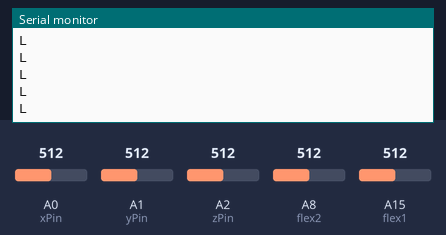
Bench run of a sketch on a simulated Arduino Mega 2560, built with avr-gcc and run on an emulated ATmega2560. On the bench: the last lines printed to the serial monitor. The inputs (shaded band) are chosen by the test bench; at power-on: A1 (yPin) = 512, A0 (xPin) = 512, A15 (flex1) = 512, A2 (zPin) = 512, A8 (flex2) = 512.

Above: at 1.2 s.
1.3 s: A1 (yPin) set to 389
2.8 s: A1 (yPin) set to 355
At 2.82 s:
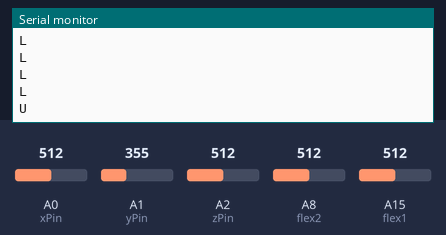
4.7 s: A0 (xPin) set to 379
At 4.73 s:
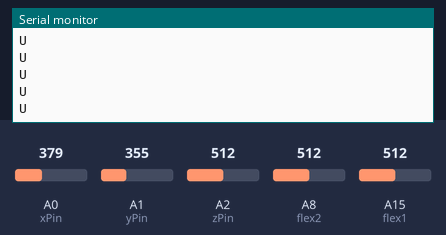
6.2 s: A0 (xPin) set to 353
At 6.24 s:
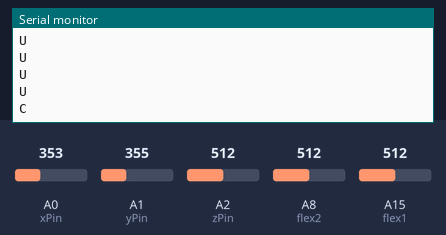
8.1 s: A15 (flex1) set to 313
At 8.15 s:
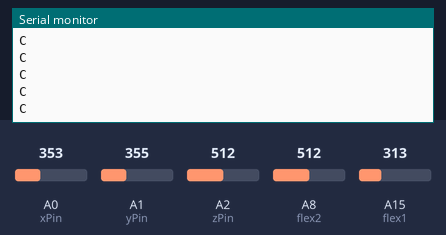
9.6 s: A15 (flex1) set to 287
At 9.66 s:
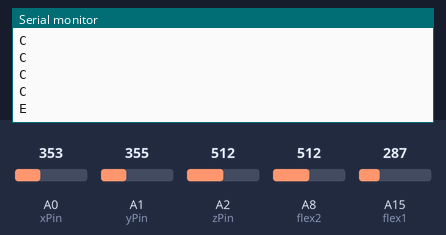

The sketch:

mouse.ino
```cpp
const int xPin   = A0; //Pin for Input from x-axis of accelerometer
const int yPin   = A1; //Pin for Input from y-axis of accelerometer
const int zPin   = A2; //Pin for Input from z-axis of accelerometer
int flex1 = A15; //Taking Input from flex of first finger
int flex2 = A8; //Taking Input from flex of middle finger
void setup() {
  //setting mode for pins
  pinMode(xPin,INPUT);
  pinMode(yPin,INPUT);
  pinMode(zPin,INPUT);
  pinMode(flex1, INPUT);
  pinMode(flex2, INPUT);
   Serial.begin(9600);
}
 void loop() {
  int x = analogRead(xPin); //Reading Input from x-axis of accelerometer
  int y = analogRead(yPin); //Reading Input from y-axis of accelerometer
  int z = analogRead(zPin); //Reading Input from z-axis of accelerometer
  int f1 = analogRead(flex1); //Reading Input from flex sensor on first finger
  int f2 = analogRead(flex2); //Reading Input from flex sensor on middle finger

  if(y>370){
    Serial.println("L"); //Printing L to move mouse pointer to left
  }
  else if(y<300){
    Serial.println("R"); //Printing R to move mouse pointer to right
  }
  else if(x>370){
    Serial.println("U"); //Printing U to move mouse pointer to up
  }
  else if(x<300){
    Serial.println("D"); //Printing D to move mouse pointer to down
  }
  else if(f1>300){
    Serial.println("C"); //Printing C to left click
  }
  else if(f2>150){
    Serial.println("E"); //Printing E to right click
  }
  delay(100);
}
```

Measured:
- the behaviour switches between 371 and 370 on A1 (yPin) (found by bisection; images 0 and 1)
- the behaviour switches between 371 and 370 on A0 (xPin) (found by bisection; images 2 and 3)
- the behaviour switches between 301 and 300 on A15 (flex1) (found by bisection; images 4 and 5)
- after the input at 2.8 s, the serial monitor: prints a new line at once (image 1)
- after the input at 6.2 s, the serial monitor: prints a new line at once (image 3)
- after the input at 9.6 s, the serial monitor: prints a new line after 0.06 s (image 5)
